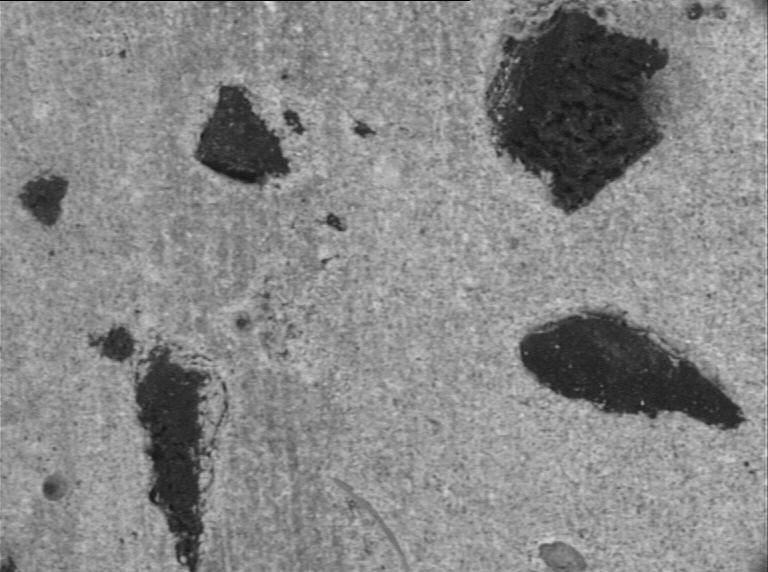
#> input picture Image_beton.bmp, 768 x 572 px
$ python Compteur_Granulats.py
#> lines starting #> are read from the running program, lines starting #| are printed output that depends on the picture; after the words box and inside, x2 and y2 are one past the last pixel; in counts of white or black regions, pixels touching at a corner belong together
# Import de la bibliothèque OpenCV
import cv2
# Chargement de l'image de béton en niveaux de gris en mémoire
img = cv2.imread('Image_beton.bmp', cv2.IMREAD_GRAYSCALE) # img est un tableau Numpy
#> img is the input picture: shape (572, 768); min 0, max 224, mean 134.9
# Affichage de la hauteur et de la largeur de l'image
hauteur, largeur = img.shape
#> hauteur = 572; largeur = 768
print("Hauteur :", hauteur, "px - Largeur :", largeur, "px")
#| Hauteur : 572 px - Largeur : 768 px
# Affichage de l'image originale
cv2.imshow("Du béton", img)

#Traitement 1 : Binarisation inverse avec Otsu (granulats en blanc, fond en noir)
retval, resultat = cv2.threshold(img, 0, 255, cv2.THRESH_BINARY_INV + cv2.THRESH_OTSU)
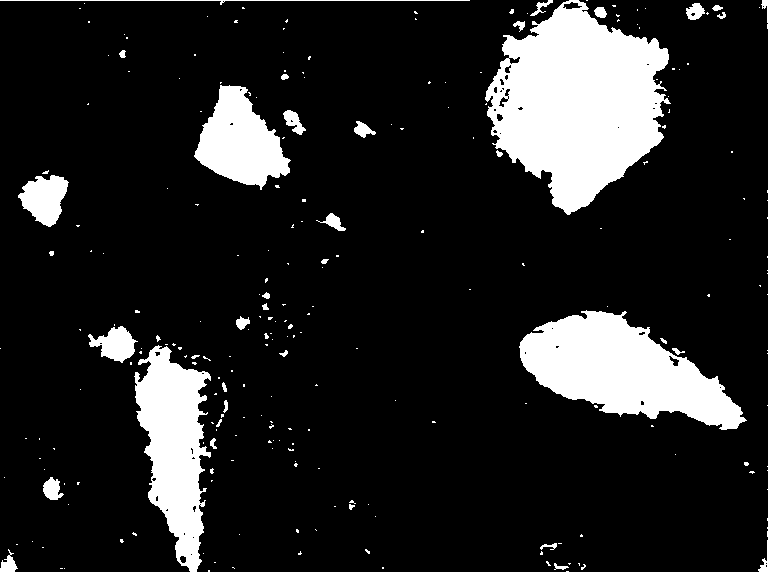
#> resultat: shape (572, 768); 14.2% white; 247 white regions (208 under 20 px), largest, box (x1, y1, x2, y2) and area: (485, 0, 671, 215) 24890, (519, 310, 747, 430) 14713, (134, 345, 211, 572) 10076
#> retval = 101
print("Seuil de binarisation (Otsu) :", retval)
#| Seuil de binarisation (Otsu) : 101.0
cv2.imshow("Du béton avec seuil inverse", resultat)

#Traitement 2 : Ouverture avec un élément structurant carré de 6x6 (suppression des impuretés)
element_ouverture = cv2.getStructuringElement(cv2.MORPH_RECT, (6, 6))
ouverture = cv2.morphologyEx(resultat, cv2.MORPH_OPEN, element_ouverture)
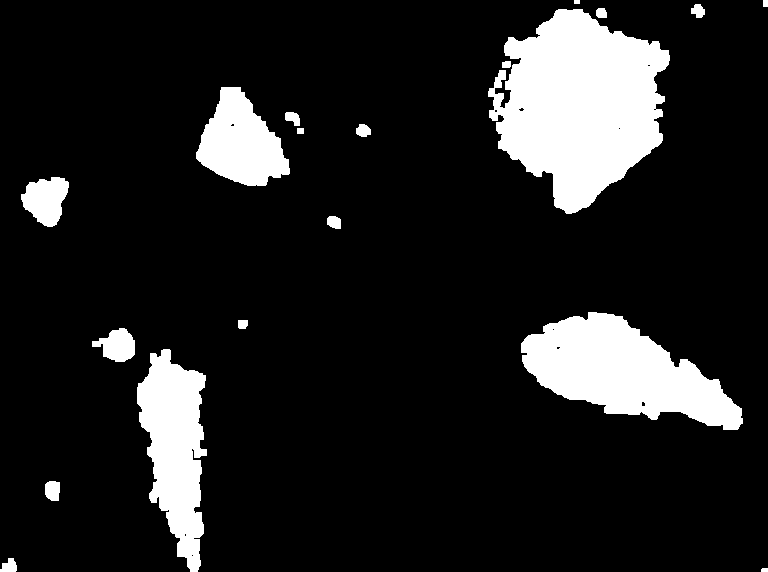
#> ouverture: shape (572, 768); 13.2% white; 19 white regions, largest, box (x1, y1, x2, y2) and area: (488, 9, 670, 214) 24172, (521, 312, 743, 430) 14427, (137, 349, 207, 572) 9525
cv2.imshow("Du béton après ouverture", ouverture)

#Traitement 3 : Fermeture avec un élément structurant carré de 6x6 (comblement des vides)
element_fermeture = cv2.getStructuringElement(cv2.MORPH_RECT, (6, 6))
fermeture = cv2.morphologyEx(ouverture, cv2.MORPH_CLOSE, element_fermeture)
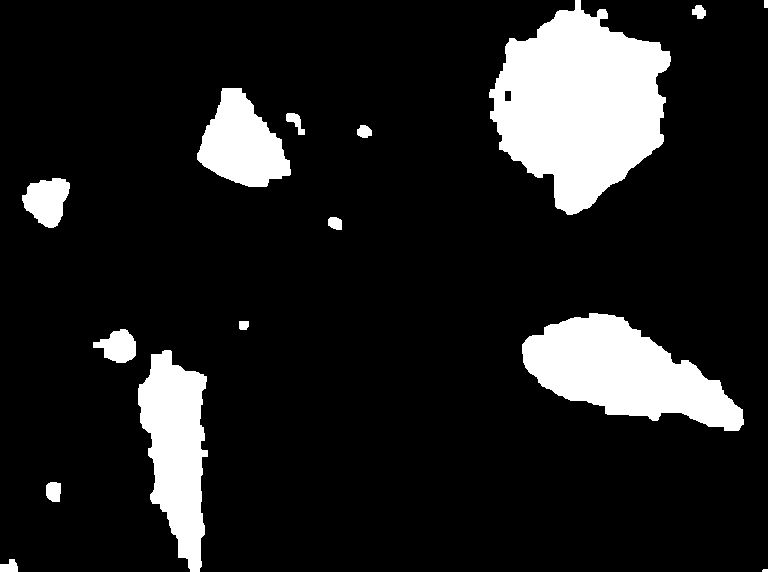
#> fermeture: shape (572, 768); 13.3% white; 15 white regions (1 under 20 px)
cv2.imshow("Du béton après fermeture", fermeture)

#Détection des contours externes des granulats, sans approximation (la hiérarchie n'est pas récupérée)
contours, _ = cv2.findContours(fermeture, cv2.RETR_EXTERNAL, cv2.CHAIN_APPROX_NONE)
#> contours = 15 contours, 1 with area under 20; largest, box (x1, y1, x2, y2) and area: (489, 0, 671, 215) 24544, (522, 313, 744, 431) 14230, (138, 350, 208, 572) 9408, (197, 88, 291, 187) 5608, (22, 178, 70, 228) 1566
#Affichage du nombre de granulats (nombre de cases du tableau contours)
print("Nombre de granulats :", len(contours))
#| Nombre de granulats : 15

#Copie de l'image originale pour y dessiner les résultats sans modifier img
img_resultat = img.copy()
#Dessin de tous les contours (-1) en blanc (255) avec une épaisseur de 2 pixels
cv2.drawContours(img_resultat, contours, -1, 255, 2)
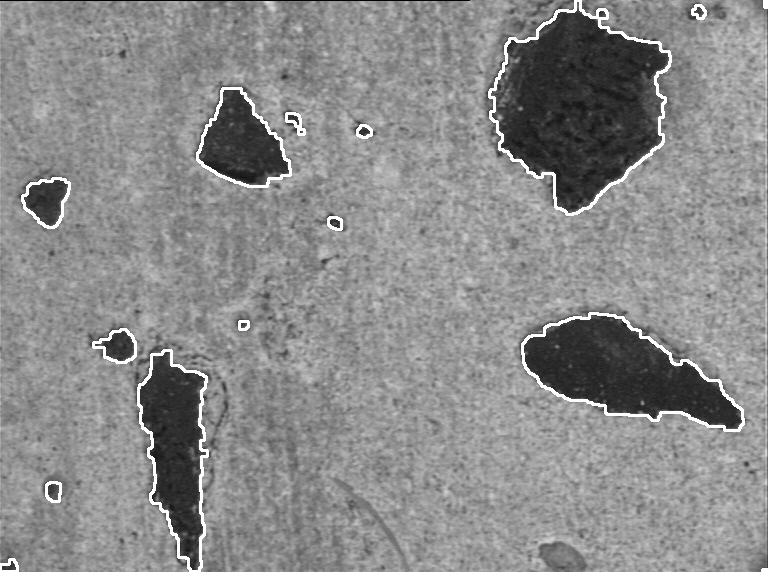
#> img_resultat: shape (572, 768); 2.11% of pixels changed, all inside (x1, y1, x2, y2) = (0, 0, 768, 572)

#Affichage du numéro et de l'aire de chaque granulat + numéro écrit sur l'image
somme_aires = 0
for i in range(len(contours)):
    aire = cv2.contourArea(contours[i])
    somme_aires = somme_aires + aire
    print("Granulat", i + 1, "- Aire:", aire, "px")
    #Rectangle englobant le granulat : le numéro est écrit en son centre
    x, y, w, h = cv2.boundingRect(contours[i])
    cv2.putText(img_resultat, str(i + 1), (x + w // 2, y + h // 2), cv2.FONT_HERSHEY_SIMPLEX, 0.5, 255, 2)
#> this loop made 15 passes
#> (aire, somme_aires, x, y, w, h) on passes 1 to 12: (9.5, 9.5, 762, 569, 6, 3), (147, 156.5, 0, 559, 18, 13), (234, 390.5, 46, 482, 15, 20), (9407.5, 9798, 138, 350, 70, 222), (879, 10677, 93, 329, 43, 34), (67.5, 10744.5, 239, 321, 10, 9), (14230, 24974.5, 522, 313, 222, 118), (130.5, 25105, 328, 217, 14, 13), (1566, 26671, 22, 178, 48, 50), (129.5, 26800.5, 357, 125, 15, 13), (163, 26963.5, 286, 113, 19, 22), (5608.5, 32572, 197, 88, 94, 99)
#| Granulat 1 - Aire: 9.5 px
#| Granulat 2 - Aire: 147.0 px
#| Granulat 3 - Aire: 234.0 px
#| Granulat 4 - Aire: 9407.5 px
#| Granulat 5 - Aire: 879.0 px
#| Granulat 6 - Aire: 67.5 px
#| Granulat 7 - Aire: 14230.0 px
#| Granulat 8 - Aire: 130.5 px
#> (further printed lines are left out)
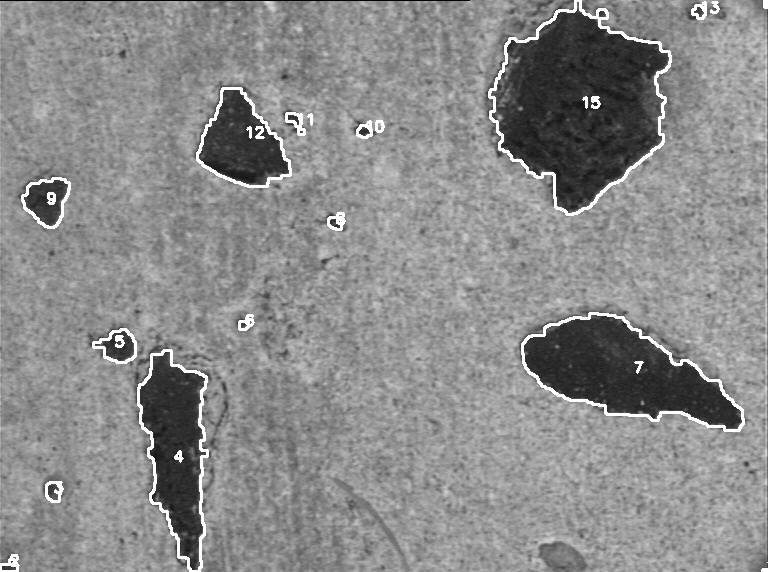
#> img_resultat: shape (572, 768); 0.25% of pixels changed, all inside (x1, y1, x2, y2) = (10, 1, 768, 567)
#> after the loop, somme_aires = 57254.5

#Calcul et affichage de l'aire moyenne des granulats
if len(contours) > 0:
    aire_moyenne = somme_aires / len(contours)
#> aire_moyenne = 3817
    print("Aire moyenne :", round(aire_moyenne, 2), "px")
#| Aire moyenne : 3816.97 px

#Affichage de l'image finale avec les contours et les numéros des granulats
cv2.imshow("Granulats détectés", img_resultat)
cv2.waitKey(0)
#Destruction de toutes les fenêtres
cv2.destroyAllWindows()
